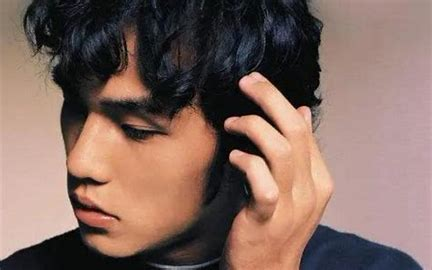
#> input picture jay.jpeg, 432 x 270 px
$ python '04绘制矩形.py'
#> lines starting #> are read from the running program, lines starting #| are printed output that depends on the picture
#导入cv2模块
import cv2 as cv
#读取图片
img = cv.imread('jay.jpeg')
#> img is the input picture: shape (270, 432, 3); mean B, G, R 95.6, 104.2, 129.6
#定坐标
x,y,w,h = 100,100,100,100
#绘制矩形
cv.rectangle(img,(x,y,x+w,y+h),color=(0,0,255),thickness=1)
#绘制圆形
cv.circle(img, center=(x+w, y+h),radius=(100),color=(255,0,0), thickness=2)
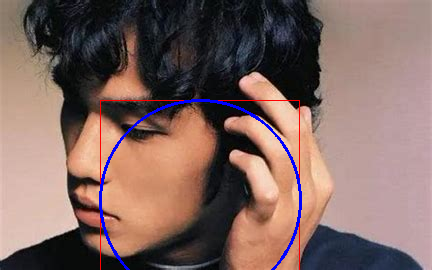
#> img: shape (270, 432, 3); mean B, G, R 97.1, 102.5, 128.3
#显示图片
cv.imshow('draw',img)
# 按下按钮退出
while True:
    if ord('y') == cv.waitKey(0):
#> (key Esc is pressed here)
        break
# 释放内存
cv.destroyAllWindows()
